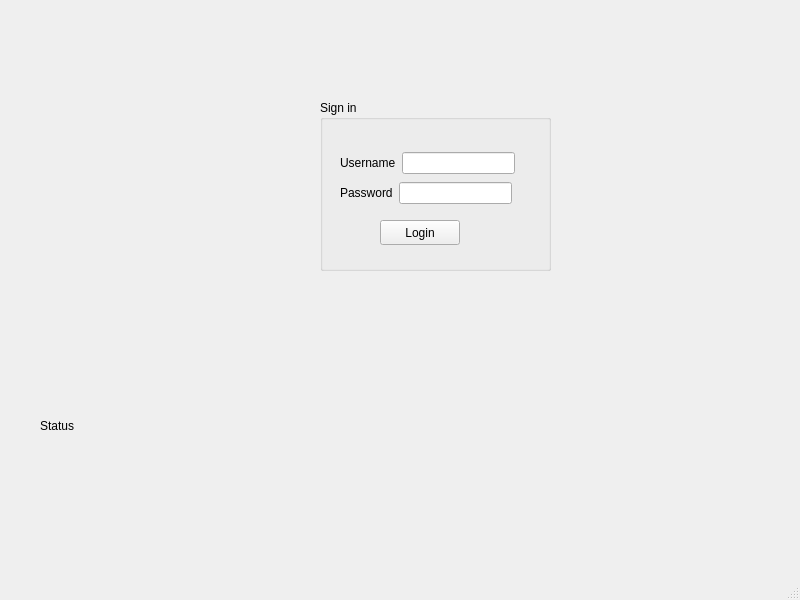
<?xml version="1.0" encoding="UTF-8"?>
<ui version="4.0">
 <class>Login</class>
 <widget class="QMainWindow" name="Login">
  <property name="geometry">
   <rect>
    <x>0</x>
    <y>0</y>
    <width>800</width>
    <height>600</height>
   </rect>
  </property>
  <property name="windowTitle">
   <string>Login</string>
  </property>
  <widget class="QWidget" name="centralwidget">
   <widget class="QLabel" name="label">
    <property name="geometry">
     <rect>
      <x>40</x>
      <y>400</y>
      <width>411</width>
      <height>51</height>
     </rect>
    </property>
    <property name="text">
     <string>Status</string>
    </property>
   </widget>
   <widget class="QGroupBox" name="groupBox">
    <property name="geometry">
     <rect>
      <x>320</x>
      <y>100</y>
      <width>231</width>
      <height>171</height>
     </rect>
    </property>
    <property name="title">
     <string>Sign in</string>
    </property>
    <widget class="QPushButton" name="pushButton">
     <property name="geometry">
      <rect>
       <x>60</x>
       <y>120</y>
       <width>80</width>
       <height>25</height>
      </rect>
     </property>
     <property name="text">
      <string>Login</string>
     </property>
    </widget>
    <widget class="QWidget" name="">
     <property name="geometry">
      <rect>
       <x>20</x>
       <y>50</y>
       <width>175</width>
       <height>26</height>
      </rect>
     </property>
     <layout class="QHBoxLayout" name="horizontalLayout">
      <item>
       <widget class="QLabel" name="label_2">
        <property name="text">
         <string>Username</string>
        </property>
       </widget>
      </item>
      <item>
       <widget class="QLineEdit" name="empUsername"/>
      </item>
     </layout>
    </widget>
    <widget class="QWidget" name="">
     <property name="geometry">
      <rect>
       <x>20</x>
       <y>80</y>
       <width>172</width>
       <height>26</height>
      </rect>
     </property>
     <layout class="QHBoxLayout" name="horizontalLayout_2">
      <item>
       <widget class="QLabel" name="label_3">
        <property name="text">
         <string>Password</string>
        </property>
       </widget>
      </item>
      <item>
       <widget class="QLineEdit" name="empPassword">
        <property name="echoMode">
         <enum>QLineEdit::Password</enum>
        </property>
       </widget>
      </item>
     </layout>
    </widget>
   </widget>
   <widget class="QLabel" name="label_pic">
    <property name="geometry">
     <rect>
      <x>40</x>
      <y>100</y>
      <width>201</width>
      <height>181</height>
     </rect>
    </property>
    <property name="text">
     <string/>
    </property>
   </widget>
  </widget>
  <widget class="QMenuBar" name="menubar">
   <property name="geometry">
    <rect>
     <x>0</x>
     <y>0</y>
     <width>800</width>
     <height>25</height>
    </rect>
   </property>
  </widget>
  <widget class="QStatusBar" name="statusbar"/>
 </widget>
 <resources/>
 <connections/>
</ui>
